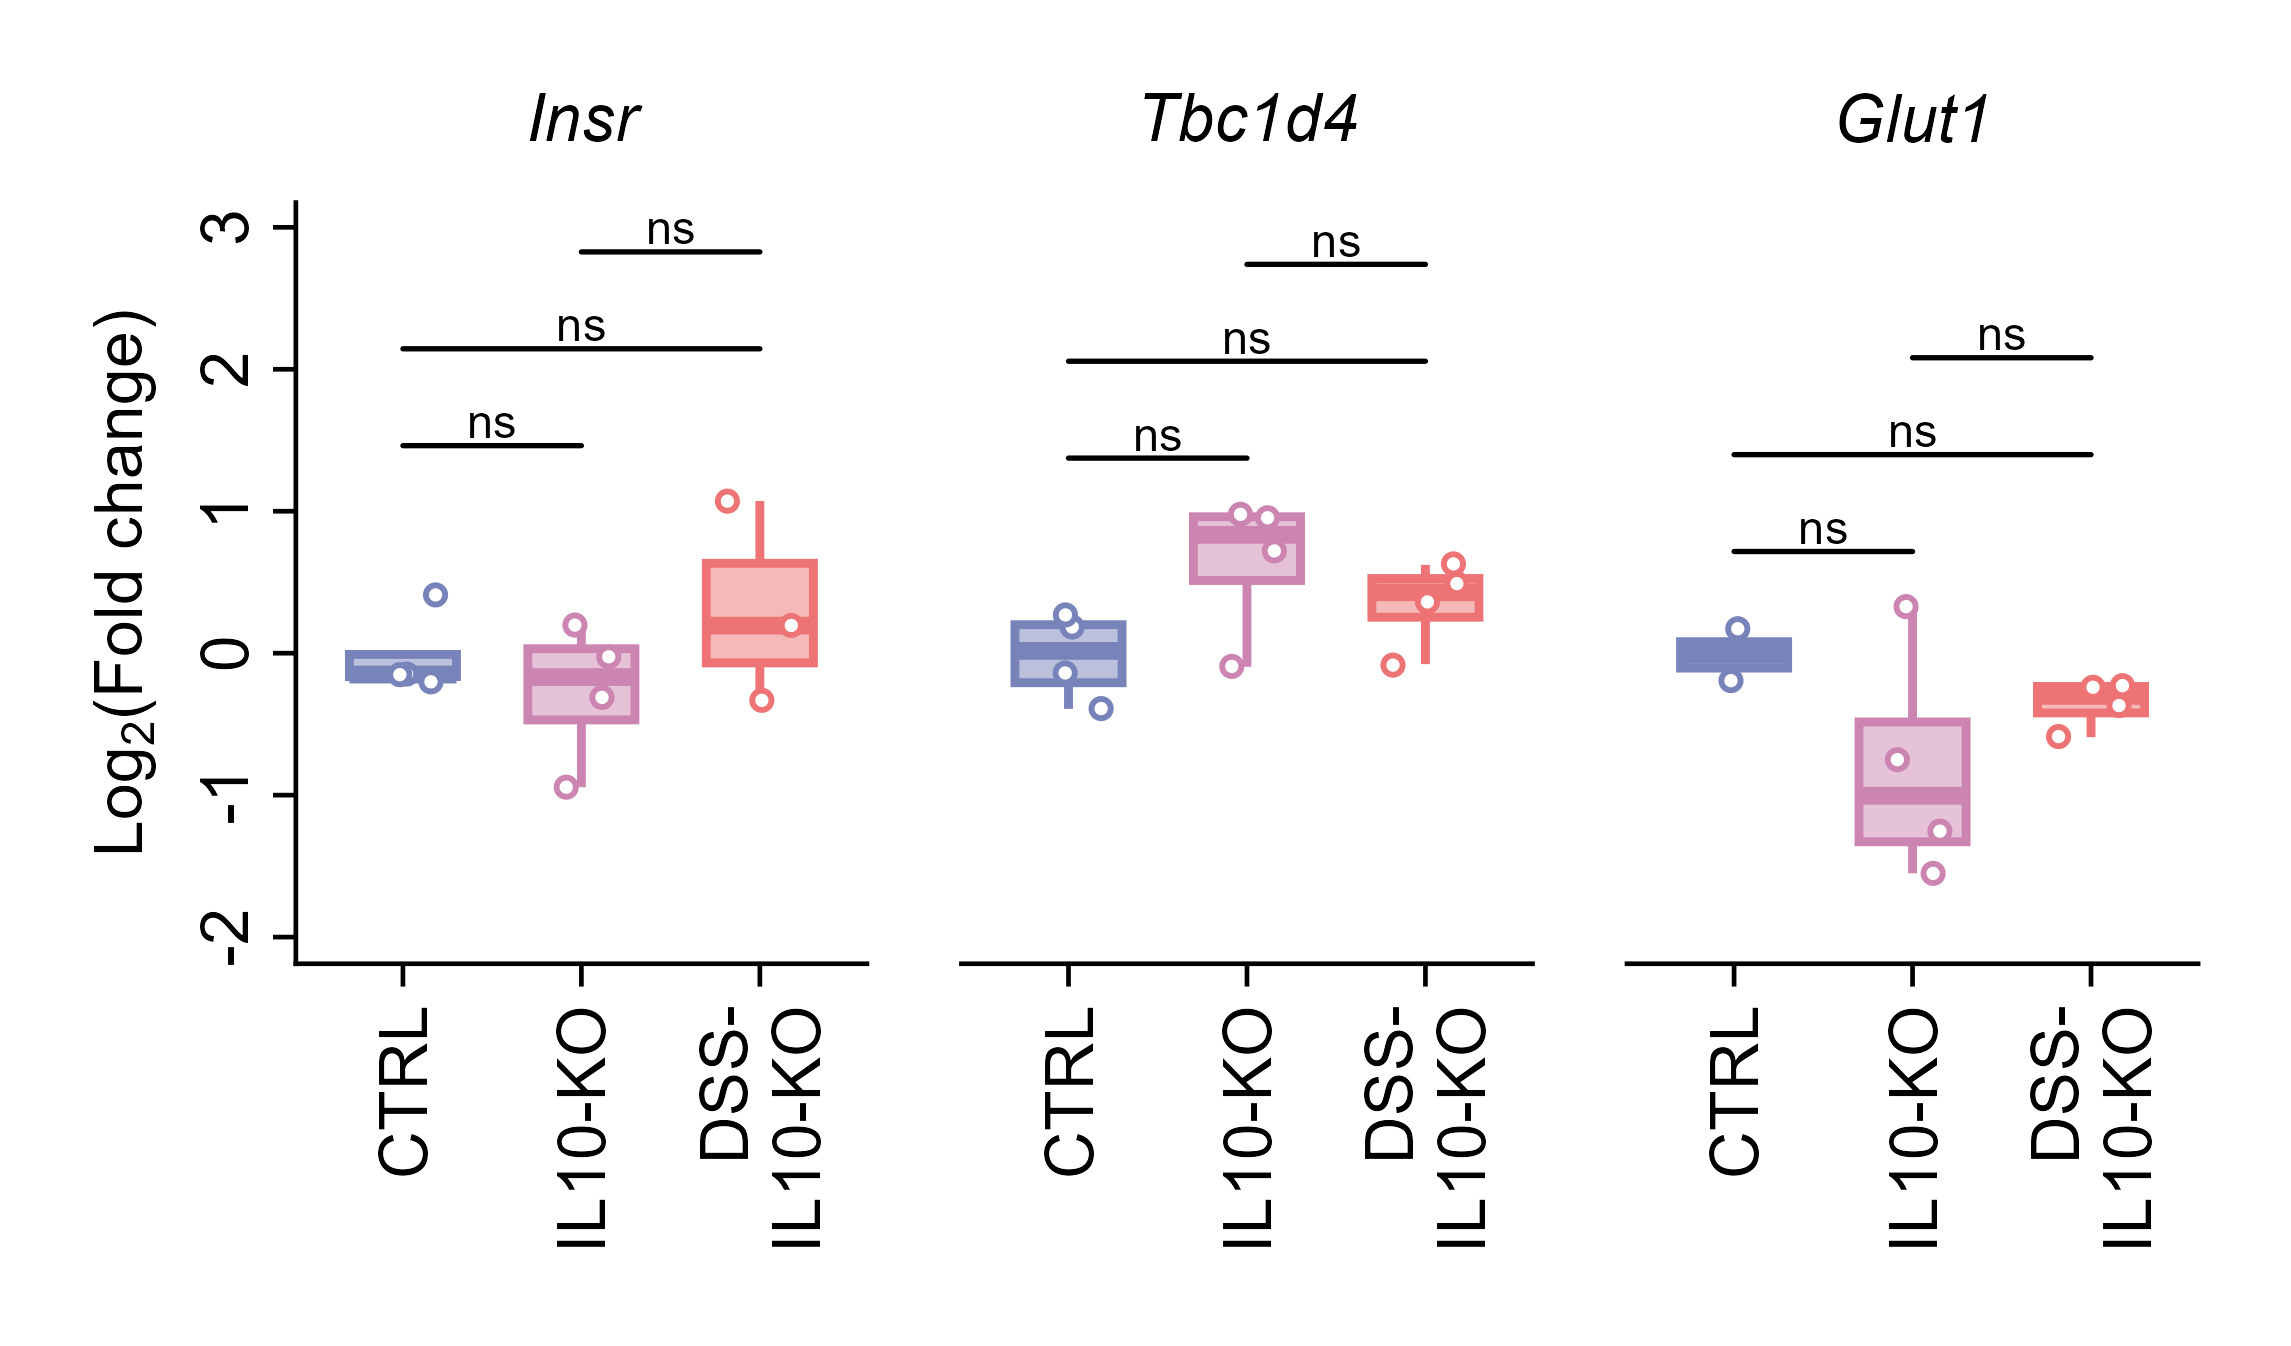

This chart was generated by the following R code:
# ============================================================
# Pancreatic Glucose Metabolism Gene Expression Analysis - Fig 2f
# SEPARATED PLOTS with Fig_1c theme - COMBINED EXPORT ONLY
# Revised for Diabetologia Journal Submission
# Log2(Fold-change) relative to CTRL baseline
# Genes: Insr, Tbc1d4, Glut1
# Three groups: CTRL, IL10-KO, DSS-IL10-KO
# Statistical method: Wilcoxon rank-sum, BH correction within gene
# Plot labels (p.adj.signif) consistent with exported CSV
# ============================================================

# 0) Clear workspace and set working directory
rm(list = ls())
# Set the working directory to this script's own folder before running
# (e.g. in RStudio: Session > Set Working Directory > To Source File Location)

# 1) Load required libraries
library(ggplot2)
library(readr)
library(dplyr)
library(ggpubr)
library(rstatix)
library(tidyr)
library(patchwork)

# 2) Define Diabetologia colour palette
diabetologia_colors <- c(
  "CTRL"        = rgb(120, 131, 186, maxColorValue = 255),
  "IL10-KO"     = rgb(204, 133, 177, maxColorValue = 255),
  "DSS-IL10-KO" = rgb(237, 115, 116, maxColorValue = 255)
)

# 3) Define glucose metabolism genes and all pairwise comparisons
glucose_genes <- c("Insr", "Tbc1d4", "Glut1")

my_comparisons <- list(
  c("CTRL", "IL10-KO"),
  c("CTRL", "DSS-IL10-KO"),
  c("IL10-KO", "DSS-IL10-KO")
)

z_order <- c("CTRL", "IL10-KO", "DSS-IL10-KO")

# ============================================================
# 4) Import pancreas gene expression data
# ============================================================
cat("\n=== LOADING PANCREAS GENE EXPRESSION DATA ===\n")
dat <- read_csv("Fig_2ef_Pancreas_FoldChange_Data.csv")

dat <- dat %>%
  filter(Gene %in% glucose_genes) %>%
  filter(!is.na(Log2_Fold_Change))

dat$Group <- factor(dat$Group, levels = z_order)
dat$Gene  <- factor(dat$Gene,  levels = glucose_genes)

cat("\n=== DATA STRUCTURE FOR GLUCOSE GENES ===\n")
print(head(dat, 15))
cat("\nTotal observations:", nrow(dat), "\n")
cat("\nSample sizes per gene per group:\n")
print(table(dat$Gene, dat$Group))

# Real data for statistics
dat_real <- dat %>% filter(!is.na(Log2_Fold_Change))

# ============================================================
# 5) Calculate shared y-axis limits
# ============================================================
y_min    <- min(dat_real$Log2_Fold_Change, na.rm = TRUE)
y_max    <- max(dat_real$Log2_Fold_Change, na.rm = TRUE)
y_buffer <- (y_max - y_min) * 0.15
y_limits <- c(y_min - y_buffer, (y_max + y_buffer) * 2.0)
y_range  <- diff(y_limits)
cat("\nShared Y-axis limits:", round(y_limits, 2), "\n")

# ============================================================
# 6) STATISTICAL ANALYSIS — run BEFORE plot
#    Wilcoxon rank-sum test; BH correction within each gene
#    droplevels() guards against empty factor level errors
#    Same results used for both plot labels and CSV export
# ============================================================
cat("\n=== PERFORMING STATISTICAL ANALYSIS ===\n")
cat("Method: Wilcoxon rank-sum test (independent samples)\n")
cat("Correction: Benjamini-Hochberg applied within each gene\n\n")

posthoc_result_list <- list()

for (gene in glucose_genes) {
  dat_gene <- dat_real %>%
    filter(Gene == gene) %>%
    mutate(Group = droplevels(Group))   # Guard against empty factor levels
  
  if (nrow(dat_gene) > 0) {
    posthoc_gene <- dat_gene %>%
      wilcox_test(Log2_Fold_Change ~ Group,
                  comparisons = my_comparisons) %>%
      mutate(Gene = gene)
    posthoc_result_list[[gene]] <- posthoc_gene
  }
}

# BH correction within each gene, then add significance labels
posthoc_result <- bind_rows(posthoc_result_list) %>%
  group_by(Gene) %>%
  adjust_pvalue(method = "BH") %>%
  add_significance("p.adj") %>%
  mutate(
    p            = signif(p, 3),
    p.adj        = signif(p.adj, 3),
    Test_Method  = "Wilcoxon rank-sum",      # ← added
    p_adj_method = "Benjamini-Hochberg"      # ← added
  ) %>%
  ungroup()

cat("\n=== Statistical Results (Wilcoxon, BH-corrected within gene) ===\n")
print(posthoc_result %>%
        select(Gene, group1, group2, n1, n2, statistic,
               Test_Method, p, p_adj_method, p.adj, p.adj.signif))

write.csv(
  posthoc_result %>%
    select(Gene, group1, group2, n1, n2, statistic,
           Test_Method, p, p_adj_method, p.adj, p.adj.signif),   # ← updated
  file      = "Fig_2f_Posthoc_Glucose_Genes.csv",
  row.names = FALSE
)
cat("\u2713 Statistical results exported to Fig_2f_Posthoc_Glucose_Genes.csv\n")


# ============================================================
# 7) GENERATE INDIVIDUAL PLOTS
#    Significance brackets use p.adj.signif from posthoc_result
#    via stat_pvalue_manual() — consistent with CSV export
#    Bracket order matches my_comparisons via factor-level sort
# ============================================================
cat("\n=== GENERATING INDIVIDUAL PLOTS ===\n")

plot_list  <- list()
gene_index <- 0

for (gene_name in glucose_genes) {
  gene_index <- gene_index + 1
  cat("Creating plot for:", gene_name, "\n")
  
  dat_gene    <- dat %>% filter(Gene == gene_name)
  show_y_axis <- (gene_index == 1)
  
  if (nrow(dat_gene) == 0) {
    cat("  WARNING: No data for", gene_name, "— skipping\n")
    next
  }
  
  y_title <- if (show_y_axis) expression(paste("Log"[2], "(Fold change)")) else NULL
  
  # Retrieve BH-corrected stats for this gene and assign bracket y positions
  gene_stats <- posthoc_result %>% filter(Gene == gene_name)
  n_brackets <- nrow(gene_stats)
  
  if (n_brackets > 0) {
    gene_data_max  <- max(dat_real$Log2_Fold_Change[dat_real$Gene == gene_name],
                          na.rm = TRUE)
    bracket_start  <- gene_data_max + y_range * 0.08
    bracket_height <- y_range * 0.14
    
    # Sort by z_order factor levels (not alphabetically) to match my_comparisons
    gene_stats <- gene_stats %>%
      mutate(
        group1 = factor(group1, levels = z_order),
        group2 = factor(group2, levels = z_order)
      ) %>%
      arrange(group1, group2) %>%
      mutate(
        group1     = as.character(group1),   # Restore to character for stat_pvalue_manual
        group2     = as.character(group2),
        y.position = bracket_start + (seq_len(n()) - 1) * bracket_height
      )
  }
  
  # Build boxplot
  p <- ggboxplot(
    dat_gene,
    x = "Group", y = "Log2_Fold_Change",
    color = "Group", fill = "Group",
    alpha = 0.5, add = "jitter",
    add.params = list(color = "Group", shape = 21,
                      fill = "white", size = 0.75),
    palette       = diabetologia_colors,
    outlier.shape = NA,
    width         = 0.6
  ) +
    labs(y = y_title, x = NULL,
         title = bquote(italic(.(gene_name)))) +
    ylim(y_limits[1], y_limits[2]) +
    scale_x_discrete(labels = c("CTRL"        = "CTRL",
                                "IL10-KO"     = "IL10-KO",
                                "DSS-IL10-KO" = "DSS-\nIL10-KO")) +
    theme_classic() +
    theme(
      legend.position  = "none",
      strip.background = element_blank(),
      axis.title       = element_text(size = 8),
      axis.title.x     = element_blank(),
      axis.text.x      = element_text(size = 8, colour = "black",
                                      angle = 90, hjust = 1, vjust = 0.5),
      axis.line        = element_line(colour = "black", linewidth = 0.75 / .pt),
      axis.ticks       = element_line(colour = "black", linewidth = 0.75 / .pt),
      plot.title       = element_text(size = 8, face = "italic", hjust = 0.5),
      plot.margin      = margin(2, 2, 2, 2, "mm")
    )
  
  # Y-axis: show only on first panel (Insr)
  if (!show_y_axis) {
    p <- p + theme(
      axis.text.y  = element_blank(),
      axis.ticks.y = element_blank(),
      axis.line.y  = element_blank()
    )
  } else {
    p <- p + theme(
      axis.text.y = element_text(size = 8, colour = "black",
                                 angle = 90, hjust = 0.5)
    )
  }
  
  # Add BH-corrected significance brackets (consistent with CSV)
  if (n_brackets > 0) {
    p <- p + stat_pvalue_manual(
      gene_stats,
      label        = "p.adj.signif",   # BH-corrected — matches CSV
      tip.length   = 0,
      size         = 2,
      bracket.size = 0.3
    )
  }
  
  plot_list[[gene_name]] <- p
}

# ============================================================
# 8) Combine and export plots (combined only)
# ============================================================
cat("\n=== COMBINING AND EXPORTING PLOTS ===\n")

combined_plot <- wrap_plots(plot_list, nrow = 1, ncol = 3)

ggsave(
  filename  = "Fig_2f_Glucose_Genes.png",
  plot      = combined_plot,
  scale = 1, width = 9.7, height = 5.7,
  units = "cm", dpi = 600, limitsize = FALSE
)

ggsave(
  filename  = "Fig_2f_Glucose_Genes.svg",
  plot      = combined_plot,
  scale = 1, width = 9.7, height = 5.7,
  units = "cm", limitsize = FALSE
)

cat("\u2713 Combined plot saved in PNG and SVG formats\n")
print(combined_plot)

# ============================================================
# 9) Summary statistics
# ============================================================
cat("\n=== CALCULATING SUMMARY STATISTICS ===\n")

summary_stats <- dat_real %>%
  group_by(Gene, Group) %>%
  summarise(
    n           = n(),
    mean_Log2FC = round(mean(Log2_Fold_Change, na.rm = TRUE), 3),
    sd_Log2FC   = round(sd(Log2_Fold_Change,   na.rm = TRUE), 3),
    sem_Log2FC  = round(sd_Log2FC / sqrt(n), 3),
    .groups = 'drop'
  )

print(summary_stats)

write.csv(
  summary_stats,
  file      = "Fig_2f_Summary_Glucose_Genes.csv",
  row.names = FALSE
)
cat("\u2713 Summary statistics exported to Fig_2f_Summary_Glucose_Genes.csv\n")

# ============================================================
# 10) Summary
# ============================================================
cat("\n", rep("=", 60), "\n", sep = "")
cat("ANALYSIS COMPLETE \u2014 GLUCOSE METABOLISM GENES\n")
cat(rep("=", 60), "\n", sep = "")
cat("\nGenerated files:\n")
cat("  Figures:\n")
cat("    - Fig_2f_Glucose_Genes.png (600 dpi, 12.5\u00d75.7 cm)\n")
cat("    - Fig_2f_Glucose_Genes.svg (vector format)\n")
cat("  Data tables:\n")
cat("    - Fig_2f_Posthoc_Glucose_Genes.csv (Wilcoxon, BH-corrected within gene)\n")
cat("    - Fig_2f_Summary_Glucose_Genes.csv\n")
cat("\nKey features:\n")
cat("  \u2713 Statistics run BEFORE plot (plot labels match CSV exactly)\n")
cat("  \u2713 droplevels() guards against empty factor level errors\n")
cat("  \u2713 Bracket order matches my_comparisons via z_order factor-level sort\n")
cat("  \u2713 stat_pvalue_manual() with p.adj.signif (BH-corrected)\n")
cat("  \u2713 Same y-axis limits across all genes\n")
cat("  \u2713 Y-axis title and axis only on Insr (first panel)\n")
cat("  \u2713 Y-axis removed from Tbc1d4 and Glut1 (panels 2 and 3)\n")
cat("  \u2713 Fig_1c theme applied consistently\n")
cat("\nStatistical approach:\n")
cat("  \u2022 Test: Wilcoxon rank-sum (independent samples, between-group)\n")
cat("  \u2022 Correction: Benjamini-Hochberg within each gene\n")
cat("  \u2022 Plot labels: p.adj.signif (BH-corrected, consistent with CSV)\n")
cat("  \u2022 Significance: *** p<0.001, ** p<0.01, * p<0.05, ns\n")
cat("  \u2022 Bracket order: CTRL/IL10-KO \u2192 CTRL/DSS-IL10-KO \u2192 IL10-KO/DSS-IL10-KO\n")
cat(rep("=", 60), "\n", sep = "")
